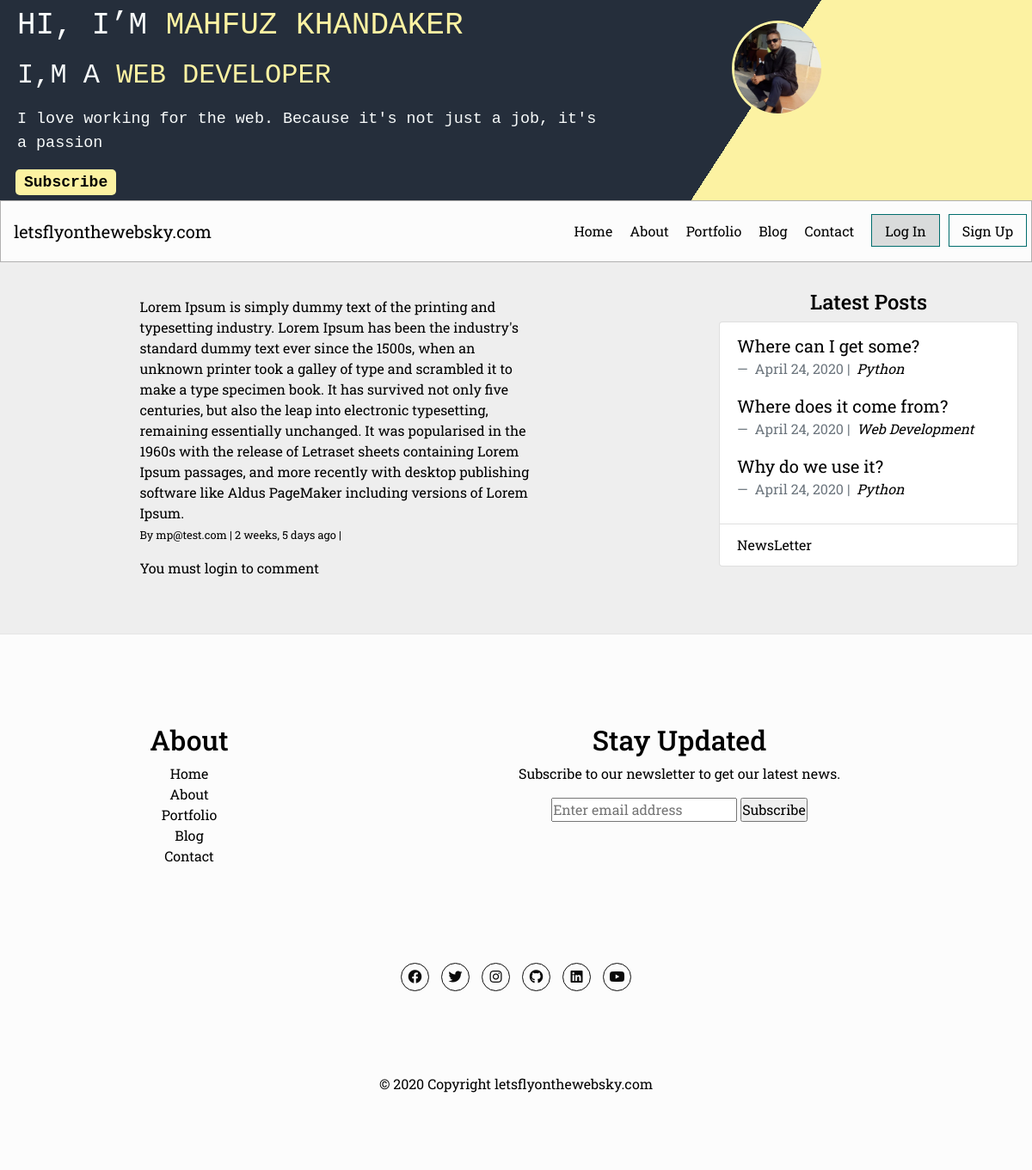
Page /blog/comments/5/ on the committed database.
### about/models.py (models this page shows, shortened)
class About(models.Model):
    profile_pic = models.ImageField(upload_to='images/', blank=True)
    name        = models.CharField(max_length=120)
    title       = models.CharField(max_length=120)
    bio         = models.CharField(max_length=250)
    description = models.TextField()
    website     = models.URLField(blank=True, null=True)
    objects = models.Manager()

### blog/models.py (models this page shows, shortened)
class Comment(models.Model):
    user            = models.ForeignKey(settings.AUTH_USER_MODEL, on_delete=models.CASCADE)
    content_type    = models.ForeignKey(ContentType, on_delete=models.CASCADE)
    object_id       = models.PositiveIntegerField()
    content_object  = GenericForeignKey('content_type', 'object_id')
    parent          = models.ForeignKey('self', null=True, blank=True, on_delete=models.CASCADE)
    content         = models.TextField()
    timestamp       = models.DateTimeField(auto_now_add=True)
    objects = CommentManager()
    class Meta:
        ordering = ['-timestamp']
    def children(self): #replies
        return Comment.objects.filter(parent=self)

class Post(models.Model):
    main_image      = models.ImageField(upload_to='images/', blank=True)
    title           = models.CharField(max_length=255)
    slug            = models.SlugField(null=False, unique=True)
    body            = models.TextField()
    created_on      = models.DateTimeField(auto_now_add=True)
    status          = models.IntegerField(choices=STATUS, default=0)
    last_modified   = models.DateTimeField(auto_now=True)
    categories      = models.ManyToManyField('Category', related_name='posts')
    read_time       = models.IntegerField(default=0)
    number_of_views = models.IntegerField(default=0, null=True, blank=True)
    number_of_likes = models.IntegerField(default=0, null=True, blank=True)
    objects = models.Manager()
    class Meta:
        ordering = ['-created_on']
    def get_absolute_url(self):
        return reverse('blog_detail', kwargs={'slug': self.slug})

class Category(models.Model):
    name = models.CharField(max_length=20, db_index=True,unique=True)
    objects = models.Manager()

### accounts/models.py (models this page shows, shortened)
class CustomUser(AbstractBaseUser):
    email = models.EmailField(verbose_name='email address', max_length=60, unique=True)
    date_joined = models.DateTimeField(verbose_name='date joined', auto_now_add=True)
    last_login = models.DateTimeField(verbose_name='last login', auto_now=True)
    is_admin = models.BooleanField(default=False)
    is_active = models.BooleanField(default=True)
    objects = CustomUserManager()
    USERNAME_FIELD = 'email'
    REQUIRED_FIELDS = []
    def __str__(self):
        return self.email

### blog/views.py (the view, shortened to what this page needs)
# urls.py: path('comments/<int:pk>/', views.comment_thread, name='comment_thread'),
def comment_thread(request, pk):
    obj = get_object_or_404(Comment, pk=pk)
    form = CommentForm(request.POST or None)
    context = {
        'comment': obj,
        'form': form
    }
    return render(request, 'comment_thread.html', context)

### blog/forms.py
class CommentForm(forms.Form):
    parent_id = forms.IntegerField(widget=forms.HiddenInput, required=False)
    content = forms.CharField(label='', widget=forms.Textarea(
        attrs={
            "class": "form-control",
            "placeholder": "Leave a comment!",
            "rows": "5"
        })
    )

### about/templatetags/about_tags.py (called while the page is built)
@register.inclusion_tag('_about_me.html')
def about_me():
    abouts = About.objects.all()
    return {'abouts': abouts}

### blog/models.py (called while the page is built)
    def all(self):
        qs = super(CommentManager, self).filter(parent=None)
        return qs

### blog/templatetags/blog_tags.py (called while the page is built)
@register.inclusion_tag('_latest_posts.html')
def latest_posts():
    posts = Post.objects.filter(status=1)[:3]
    return {'posts': posts}

### blog/templates/comment_thread.html (shortened to what this page needs)
{% extends "base.html" %}
{% block page_content %}
<div class="col-md-8 offset-md-2">
        <p class="mb-0">{{ comment.content }}</p>
            <footer>
                <small> By {{ comment.user }} | {{comment.timestamp|timesince }} ago | </small>
            </footer>
            <div>
                {% if request.user.is_authenticated %}
                <form method="POST" action="."> {% csrf_token %}
                {{ form }}
                    <input type="hidden" name="parent_id" value="{{ comment.id }}">
                    <input type="submit" value="Reply" class="btn btn-primary">
                </form>
                {% else %}
                <p>You must login to comment </p>
                {% endif %}
            </div>
</div>
{% endblock %}

### about/templates/_about_me.html
{% for about_entry in abouts %}
<header>
  <div class="container-fluid">
    <div class="row">
      <div class="col-12">
        <div class="parent">
          <div class="box-one">
              <h3>Hi, I’m <span class="color-secondary">{{ about_entry.name }}</span></h3>
              <h5>I,m a <span class="color-secondary">{{ about_entry.title }}</span></h5>
              <p>{{ about_entry.bio }}</p>
              <div class="ml-2"> <a class="subscribe-link" href="{% url 'newsletters:subscribe' %}">Subscribe</a> </div>
          </div>
          <div class="box-two">
            <div class="image" >
            <img src="{{ about_entry.profile_pic.url }}" >
            </div>
          </div>
        </div>
    </div>
    </div>
  </div>
  </header>
{% endfor %}

### blog/templates/_latest_posts.html
{% for entry in posts %}
<blockquote class="blockquote">
  <p class="mb-0"><a href="{{ entry.get_absolute_url }}">{{ entry.title }}</a></p>
  <footer class="blockquote-footer">
    {{ entry.created_on.date }} |&nbsp;
    <cite title="Source Title">
      {% for category in entry.categories.all %}
      <a href="{% url 'blog_category' category.name %}">
        {{ category.name }}
      </a>
      {% endfor %}
    </cite>
  </footer>
</blockquote>
{% endfor %}

### static/css/main.css (style rules this page uses)
*, *:before, *:after { margin: 0; padding: 0; -moz-box-sizing: border-box; -webkit-box-sizing: border-box; -ms-box-sizing: border-box; box-sizing: border-box; transition: 0.4s ease all; }
html { height: 100%; font-size: 100%; }
body { display: block; background: #eee; color: #000000; }
.container-fluid, .container-lg, .container-md, .container-sm, .container-xl { width: 100%; padding-right: 0; padding-left: 0; margin-right: auto; margin-left: auto; }
header { min-height: 10vh; z-index: 10; }
.parent { background-color: #252E3B; display: flex; }
.box-one { width: 75%; color: #f7fafa; background-color: #252E3B; padding: 7px 10px; }
.box-two { width: 50%; background: linear-gradient(-57deg, #fcf2a2 63%, #252E3B 42%); color: white; }
.color-secondary, a { color: #fcf2a2; text-decoration: none; }
.subscribe-link { padding: 5px 10px; background: #fcf2a2; border-radius: 5px; font-family: monospace; font-weight: 600; font-size: 18px; color: #000000; }
header h3 { padding-top: 5px; padding-left: 10px; font-size: 0.85em; font-family: monospace; }
header h5 { padding-left: 10px; font-size: 0.75em; font-family: monospace; }
header p { padding-left: 10px; font-size: 0.55em; font-family: monospace; }
.image { height: 66px; width: 66px; border-radius: 50%; margin-top: 5%; margin-left: 22%; }
.image img { max-width: 100%; height: auto; border-radius: 50%; border: 3px solid #fcf2a2; }
@media (min-width: 576px) { header h3 { font-size: 1.25em; } }
@media (min-width: 576px) { header h5 { font-size: 1.15em; } }
@media (min-width: 576px) { header p { font-size: 0.75em; font-family: monospace; } }
@media (min-width: 576px) { .image { height: 77px; width: 77px; border-radius: 50%; margin-left: 27%; } }
@media (min-width: 768px) { header h3 { font-size: 1.50em; } }
@media (min-width: 768px) { header h5 { font-size: 1.25em; } }
@media (min-width: 768px) { header p { font-size: 0.85em; font-family: monospace; } }
@media (min-width: 768px) { .image { height: 87px; width: 87px; border-radius: 50%; } }
@media (min-width: 992px) { header h3 { font-size: 1.75em; } }
@media (min-width: 992px) { header h5 { font-size: 1.50em; } }
@media (min-width: 992px) { header p { font-size: 1em; font-family: monospace; } }
@media (min-width: 992px) { .image { height: 97px; width: 97px; border-radius: 50%; } }
@media (min-width: 1200px) { header h3 { font-size: 2.25em; } }
@media (min-width: 1200px) { header h5 { font-size: 2em; } }
@media (min-width: 1200px) { header p { font-size: 1.15em; font-family: monospace; } }
@media (min-width: 1200px) { .image { height: 107px; width: 107px; border-radius: 50%; } }
a { color: #000000; text-decoration: none; }
body, button, input { font-family: Roboto Slab; }
h3 { font: 1.5em/1 Helvetica, sans-serif; text-transform: uppercase; margin-bottom: .667em; }
h5 { font: 1.25em/1 Helvetica, sans-serif; text-transform: uppercase; margin-bottom: .667em; }
p { margin-bottom: 1em; }

### rows in the picture
About: name "MAHFUZ KHANDAKER", title "WEB DEVELOPER", bio "I love working for the web. Because it's not just a job, it's a passion", profile_pic (picture)
Comment: content "Lorem Ipsum is simply dummy text of the printing and typesetting industry. Lorem Ipsum has been the industry's standard dummy text ever since the 1500s, when an unknown printer took a galley of type and scrambled it to make a type specimen book. It has survived not only five centuries, but also the leap into electronic typesetting, remaining essentially unchanged. It was popularised in the 1960s with the release of Letraset sheets containing Lorem Ipsum passages, and more recently with desktop publishing software like Aldus PageMaker including versions of Lorem Ipsum.", user "mp@test.com", timestamp "2 weeks, 5 days"
Post: title "Where can I get some?", created_on "April 24, 2020"
Category: name "Python"
Post: title "Where does it come from?", created_on "April 24, 2020"
Category: name "Web Development"
Post: title "Why do we use it?", created_on "April 24, 2020"
